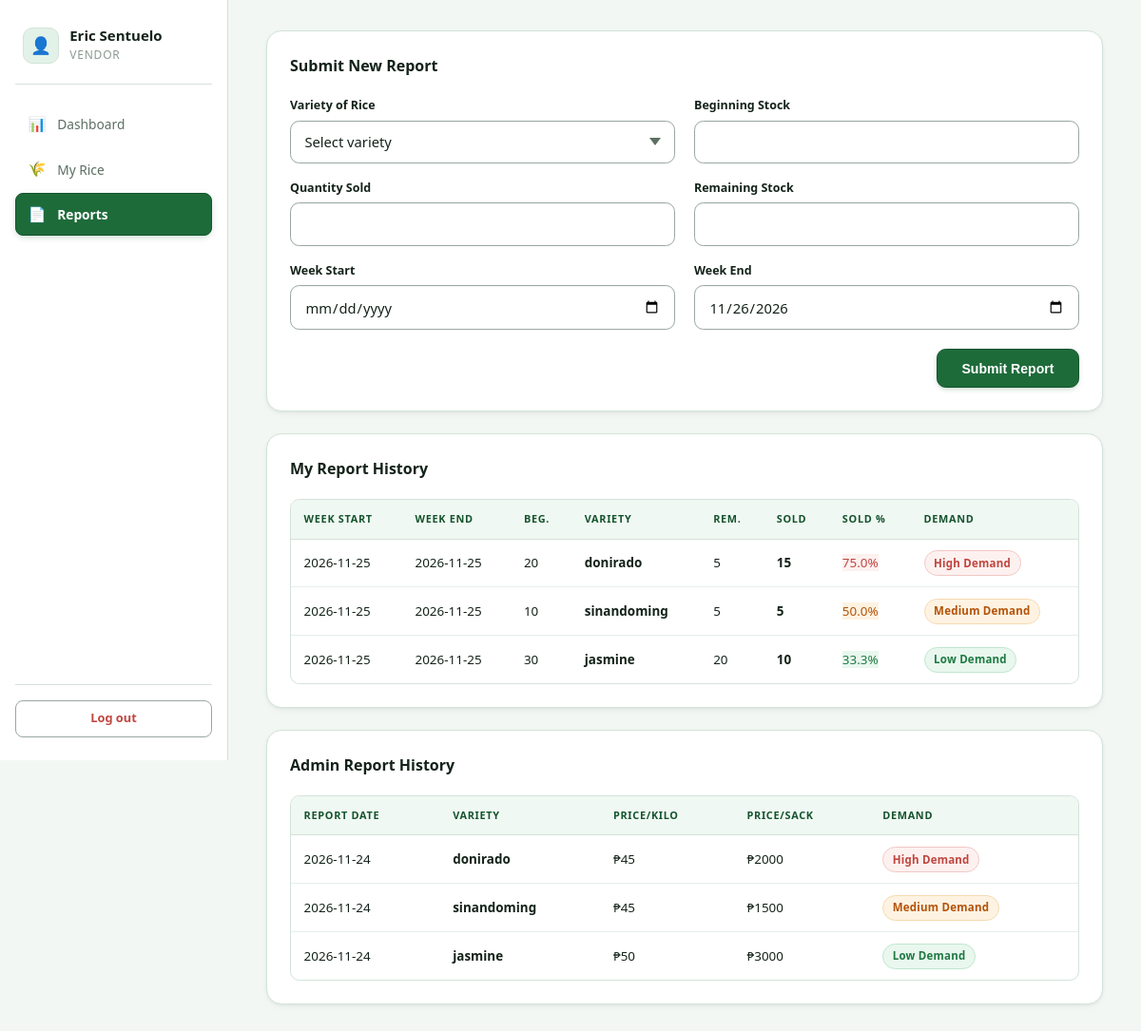
Page /rice_demand/vendors/reports.php (signed in) on the committed database.
### tables this page shows
CREATE TABLE `tb_vendors` (
  `vendors_id` int(11) NOT NULL,
  `f_name` varchar(255) NOT NULL,
  `l_name` varchar(255) NOT NULL,
  `email` varchar(255) NOT NULL,
  `contact` varchar(255) NOT NULL
);

CREATE TABLE `tb_weekly` (
  `stall_id` int(11) DEFAULT NULL,
  `weekly_id` int(11) NOT NULL,
  `vendors_id` int(11) NOT NULL,
  `variety` varchar(255) NOT NULL,
  `beginning_stock` varchar(255) NOT NULL,
  `remaining_stock` varchar(255) NOT NULL,
  `quantity_sold` varchar(255) NOT NULL,
  `week_start` varchar(255) NOT NULL,
  `week_end` varchar(255) NOT NULL,
  `demand_level` enum('High Demand','Medium Demand','Low Demand') NOT NULL DEFAULT 'Medium Demand'
);

CREATE TABLE `tb_admin_reports` (
  `report_id` int(11) NOT NULL,
  `variety` varchar(255) NOT NULL,
  `price_kilo` varchar(255) NOT NULL,
  `price_sacks` varchar(255) NOT NULL,
  `demand_level` enum('High Demand','Medium Demand','Low Demand') NOT NULL,
  `report_date` date NOT NULL
);

### rice_demand/demand_helper.php (called while the page is built, shortened)
<?php
if (!function_exists('demand_badge_class')) {
    function demand_badge_class(?string $dl): string {
        $dl = trim((string)$dl);
        if ($dl === 'High Demand') return 'badge-high';
        if ($dl === 'Low Demand')  return 'badge-low';
        return 'badge-medium';
    }
}
if (!function_exists('calculate_sell_through_percent')) {
    function calculate_sell_through_percent($quantity_sold, $beginning_stock): float {
        $sold = (float)$quantity_sold;
        $beg  = (float)$beginning_stock;
        $pct = ($sold / $beg) * 100;
        return round($pct, 1);
    }
}
if (!function_exists('format_sell_through_percent')) {
    function format_sell_through_percent($quantity_sold, $beginning_stock): string {
        return number_format(calculate_sell_through_percent($quantity_sold, $beginning_stock), 1) . '%';
    }
}
?>

### rice_demand/vendors/reports.php (the view, shortened to what this page needs)
<?php
include_once "../conn.php";
include_once "../demand_helper.php";
$vendor_id = (int)$_SESSION['user_id'];
$stmt = $conn->prepare("
    SELECT vendors_id, f_name, l_name
    FROM tb_vendors
    WHERE vendors_id = :id
    LIMIT 1
");
$stmt->execute([':id' => $vendor_id]);
$vendor = $stmt->fetch(PDO::FETCH_ASSOC);
$firstName  = trim($vendor['f_name'] ?? '');
$lastName   = trim($vendor['l_name'] ?? '');
$vendorName = trim($firstName . ' ' . $lastName);
$stmt = $conn->prepare("SELECT * FROM tb_weekly WHERE vendors_id = :id ORDER BY week_start DESC");
$stmt->execute([':id' => $vendor_id]);
$myReports = $stmt->fetchAll(PDO::FETCH_ASSOC);
usort($myReports, function ($a, $b) {
    $begA = (float)($a['beginning_stock'] ?? 0);
    $begB = (float)($b['beginning_stock'] ?? 0);
    $pctA = $begA > 0 ? ((float)$a['quantity_sold'] / $begA) : 0;
    $pctB = $begB > 0 ? ((float)$b['quantity_sold'] / $begB) : 0;
    if (abs($pctA - $pctB) < 0.0000001) {
        return strcmp($b['week_start'] ?? '', $a['week_start'] ?? '');
    }
    return ($pctA < $pctB) ? 1 : -1;
});
$adminStmt = $conn->prepare("SELECT * FROM tb_admin_reports ORDER BY report_date DESC");
$adminStmt->execute();
$adminReports = $adminStmt->fetchAll(PDO::FETCH_ASSOC);
?>
<!DOCTYPE html>
<html lang="en">
<head>
    <link rel="stylesheet" href="../css/style.css">
</head>
<body class="admin-body">
    <div class="admin-layout">
        <aside class="sidebar">
            <div class="brand">
                <div class="brand-mark">👤</div>
                <div class="brand-text">
                    <h2 title="<?= htmlspecialchars($vendorName) ?>"><?= htmlspecialchars($vendorName) ?></h2>
                    <span>Vendor</span>
                </div>
            </div>
            <nav class="nav">
                <a href="dashboard.php" class="nav-item"><span class="nav-icon">📊</span><span>Dashboard</span></a>
                <a href="rice.php" class="nav-item"><span class="nav-icon">🌾</span><span>My Rice</span></a>
                <a href="reports.php" class="nav-item active"><span class="nav-icon">📄</span><span>Reports</span></a>
            </nav>
            <div class="sidebar-footer">
                <a href="../logout.php" class="logout-btn"><span>Log out</span></a>
            </div>
        </aside>
        <main class="main">
            <section class="panel">
                <div class="panel-head">
                    <div><h2>Submit New Report</h2></div>
                </div>
                <form method="POST" action="reports.php" class="form-grid" id="reportForm">
                    <div class="field">
                        <label>Variety of Rice</label>
                        <select name="variety" id="varietySelect" required>
                            <option value="">Select variety</option>
                        </select>
                    </div>
                    <div class="field">
                        <label>Beginning Stock</label>
                        <input type="number" name="beginning_stock" id="beginningStock"
                        min="1" step="1" required readonly>
                    </div>
                    <div class="field">
                        <label>Quantity Sold</label>
                        <input type="number" name="quantity_sold" id="quantitySold"
                        min="0" step="1" required>
                    </div>
                    <div class="field">
                        <label>Remaining Stock</label>
                        <input type="number" name="remaining_stock" id="remainingStock"
                        min="0" step="1" required readonly>
                    </div>
                    <div class="field">
                        <label>Week Start</label>
                        <input type="date" name="week_start" id="weekStart" required>
                    </div>
                    <div class="field">
                        <label>Week End</label>
                        <input type="date" name="week_end" id="weekEnd" required>
                    </div>
                    <div class="form-actions">
                        <button type="submit" name="submit_report" class="btn-primary">Submit Report</button>
                    </div>
                </form>
            </section>
            <section class="panel">
                <div class="panel-head">
                    <div><h2>My Report History</h2></div>
                </div>
                <?php if (count($myReports) === 0): ?>
                    <div class="empty-state"><div class="empty-icon">📭</div><p>No reports yet.</p></div>
                <?php else: ?>
                    <div class="table-wrap">
                        <table class="data-table">
                            <thead>
                                <tr>
                                    <th>Week Start</th>
                                    <th>Week End</th>
                                    <th>Beg.</th>
                                    <th>Variety</th>
                                    <th>Rem.</th>
                                    <th>Sold</th>
                                    <th>Sold %</th>
                                    <th>Demand</th>
                                </tr>
                            </thead>
                            <tbody>
                                <?php foreach ($myReports as $r): ?>
                                    <tr>
                                        <td><?= htmlspecialchars($r['week_start']) ?></td>
                                        <td><?= htmlspecialchars($r['week_end']) ?></td>
                                        <td><?= htmlspecialchars($r['beginning_stock']) ?></td>
                                        <td><strong><?= htmlspecialchars($r['variety']) ?></strong></td>
                                        <td><?= htmlspecialchars($r['remaining_stock']) ?></td>
                                        <td><strong><?= htmlspecialchars($r['quantity_sold']) ?></strong></td>
                                        <td>
                                            <span class="pct-tag <?= demand_badge_class($r['demand_level'] ?? '') ?>">
                                                <?= htmlspecialchars(format_sell_through_percent($r['quantity_sold'], $r['beginning_stock'])) ?>
                                            </span>
                                        </td>
                                        <td>
                                            <span class="badge <?= demand_badge_class($r['demand_level'] ?? '') ?>">
                                                <?= htmlspecialchars($r['demand_level'] ?? '—') ?>
                                            </span>
                                        </td>
                                    </tr>
                                <?php endforeach; ?>
                            </tbody>
                        </table>
                    </div>
                <?php endif; ?>
            </section>
            <section class="panel">
                <div class="panel-head">
                    <div><h2>Admin Report History</h2></div>
                </div>
                <?php if (count($adminReports) === 0): ?>
                    <div class="empty-state"><div class="empty-icon">📭</div><p>No admin reports yet.</p></div>
                <?php else: ?>
                    <div class="table-wrap">
                        <table class="data-table">
                            <thead>
                                <tr>
                                    <th>Report Date</th>
                                    <th>Variety</th>
                                    <th>Price/Kilo</th>
                                    <th>Price/Sack</th>
                                    <th>Demand</th>
                                </tr>
                            </thead>
                            <tbody>
                                <?php foreach ($adminReports as $ar): ?>
                                    <tr>
                                        <td><?= htmlspecialchars($ar['report_date']) ?></td>
                                        <td><strong><?= htmlspecialchars($ar['variety']) ?></strong></td>
                                        <td>₱<?= htmlspecialchars($ar['price_kilo']) ?></td>
                                        <td>₱<?= htmlspecialchars($ar['price_sacks']) ?></td>
                                        <td>
                                            <span class="badge <?= demand_badge_class($ar['demand_level'] ?? '') ?>">
                                                <?= htmlspecialchars($ar['demand_level'] ?? '—') ?>
                                            </span>
                                        </td>
                                    </tr>
                                <?php endforeach; ?>
                            </tbody>
                        </table>
                    </div>
                <?php endif; ?>
            </section>
        </main>
    </div>
</body>
</html>

### rows in the picture
tb_vendors: vendorName "Eric Sentuelo"
tb_weekly: week_start "2026-11-25", week_end "2026-11-25", beginning_stock "20", variety "donirado", remaining_stock "5", quantity_sold "15", quantity_sold+beginning_stock "75.0%", demand_level "High Demand"
tb_weekly: week_start "2026-11-25", week_end "2026-11-25", beginning_stock "10", variety "sinandoming", remaining_stock "5", quantity_sold "5", quantity_sold+beginning_stock "50.0%", demand_level "Medium Demand"
tb_weekly: week_start "2026-11-25", week_end "2026-11-25", beginning_stock "30", variety "jasmine", remaining_stock "20", quantity_sold "10", quantity_sold+beginning_stock "33.3%", demand_level "Low Demand"
tb_admin_reports: report_date "2026-11-24", variety "donirado", price_kilo "45", price_sacks "2000", demand_level "High Demand"
tb_admin_reports: report_date "2026-11-24", variety "sinandoming", price_kilo "45", price_sacks "1500", demand_level "Medium Demand"
tb_admin_reports: report_date "2026-11-24", variety "jasmine", price_kilo "50", price_sacks "3000", demand_level "Low Demand"
